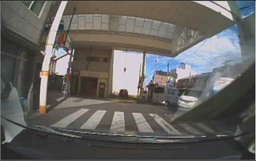
#> input picture 画像処理test/画像処理test/img/image2.jpg, 256 x 161 px, shrunk from 1297 x 815 before the run, found by its file name
$ python 'カスケード.py'
#> lines starting #> are read from the running program, lines starting #| are printed output that depends on the picture; after the words box and inside, x2 and y2 are one past the last pixel; in counts of white or black regions, pixels touching at a corner belong together
import cv2

cascade=cv2.CascadeClassifier("cascade.xml")


src=cv2.imread("img\image2.jpg")
#> src is the input picture: shape (161, 256, 3); mean B, G, R 96.1, 99.3, 101.1
src_greay= cv2.cvtColor(src, cv2.COLOR_BGR2GRAY)
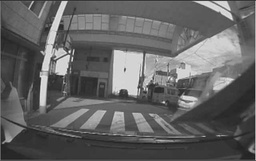
#> src_greay: shape (161, 256); min 23, max 244, mean 99.5


cars=cascade.detectMultiScale(src_greay)
#> cars = [[109, 65, 46, 46], [157, 2, 25, 25], [1, 75, 25, 25], [165, 69, 27, 27], [228, 98, 27, 27]]

for x, y ,w,h, in cars:
    cv2.rectangle(src, (x, y), (x + w, y + h), (255, 0, 0), 2)
#> this loop made 5 passes
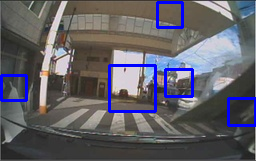
#> src: shape (161, 256, 3); 4.25% of pixels changed, all inside (x1, y1, x2, y2) = (0, 1, 256, 127)

cv2.imshow("sad", src)
cv2.waitKey(0)

$ run again, with 画像処理test/画像処理test/img/image1.jpg copied over 画像処理test/画像処理test/img/image2.jpg
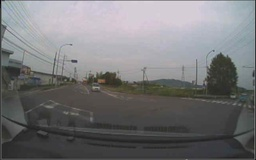
#> input picture 画像処理test/画像処理test/img/image1.jpg, 256 x 160 px, shrunk from 1305 x 814 before the run, found by its file name
#> src is the input picture: shape (160, 256, 3); mean B, G, R 118.9, 117.4, 117.3
#> cars = [[113, 77, 48, 48], [2, 38, 28, 28], [45, 45, 31, 31], [132, 46, 30, 30], [231, 72, 24, 24], [72, 85, 30, 30], [181, 17, 34, 34]]
#> the loop `for x, y ,w,h, in cars:` made 7 passes
#> after the loop `for x, y ,w,h, in cars:`:
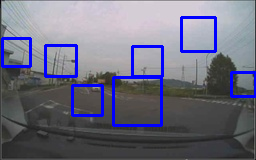
#> src: shape (160, 256, 3); 6.31% of pixels changed, all inside (x1, y1, x2, y2) = (1, 16, 256, 127)

$ run again, with 画像処理test/画像処理test/img/image3.JPG copied over 画像処理test/画像処理test/img/image2.jpg
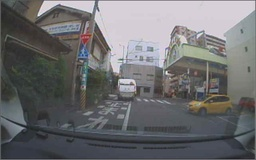
#> input picture 画像処理test/画像処理test/img/image3.JPG, 256 x 160 px, shrunk from 1299 x 812 before the run, found by its file name
#> src is the input picture: shape (160, 256, 3); mean B, G, R 110.5, 108.7, 108.3
#> cars = [[5, 1, 26, 26], [17, 1, 26, 26], [121, 69, 46, 46], [223, 11, 27, 27], [223, 64, 30, 30], [82, 130, 27, 27]]
#> the loop `for x, y ,w,h, in cars:` made 6 passes
#> after the loop `for x, y ,w,h, in cars:`:
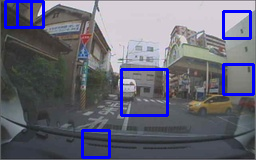
#> src: shape (160, 256, 3); 5.03% of pixels changed, all inside (x1, y1, x2, y2) = (4, 0, 255, 159)

$ run again, with 画像処理test/画像処理test/img/image4.JPG copied over 画像処理test/画像処理test/img/image2.jpg
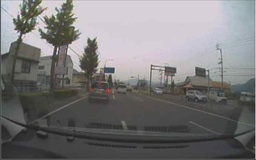
#> input picture 画像処理test/画像処理test/img/image4.JPG, 256 x 160 px, shrunk from 1299 x 811 before the run, found by its file name
#> src is the input picture: shape (160, 256, 3); mean B, G, R 121.1, 120.7, 121.7
#> cars = [[103, 69, 45, 45], [148, 134, 24, 24], [111, 132, 26, 26]]
#> the loop `for x, y ,w,h, in cars:` made 3 passes
#> after the loop `for x, y ,w,h, in cars:`:
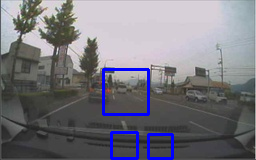
#> src: shape (160, 256, 3); 2.75% of pixels changed, all inside (x1, y1, x2, y2) = (102, 68, 174, 160)
